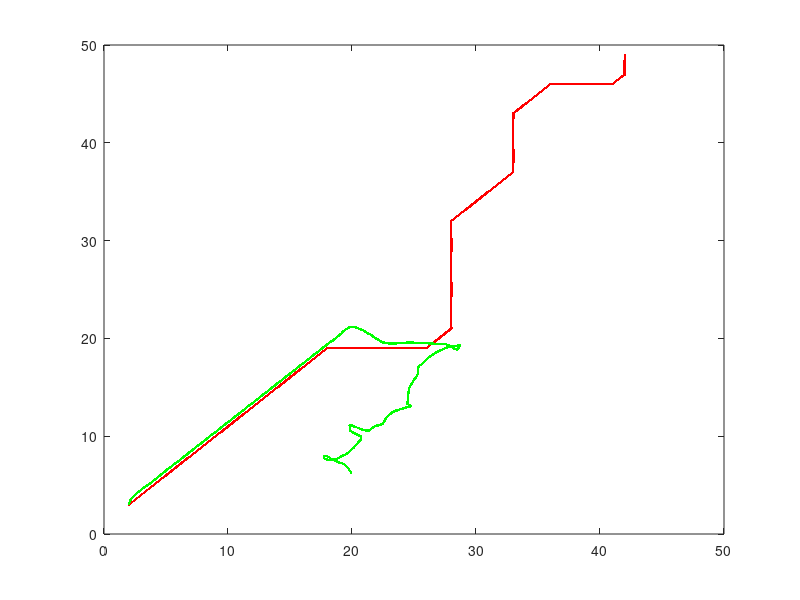

Recreate this plot in MATLAB.
clear all;close all;clc;

kp = 9;
%ki = 0.01;
ki = 0.01;
kd = 30;

v = 1;
dt = 0.1;
L= 2.5;
curp=[2 3 3.14/4+0.5];

% x = 0:0.1:50;
% y = sin(x/5);
% path = [x' y'];
load('test.mat');

pathin=zeros(9,2);

for i=1:59
    k=10*i-9;
    for j=1:9
        pathin(j,1)=path(k,1)+j*(path(k+1,1)-path(k,1))/10;
        pathin(j,2)=path(k,2)+j*(path(k+1,2)-path(k,2))/10;
    end
    path=[path(1:k,:);pathin;path(k+1:end,:)];
end
        

plot(path(:,1),path(:,2),'r.');
hold on;


intergral = 0;
pre_err =0;
for i=1:length(path)
    
    d = path(:,1:2) - curp(1:2);
    dis = d(:,1).^2 + d(:,2).^2;
    [~,ind] = min(dis);                                     %找路径最近点索引
    
    dx = curp(1) - path(ind,1);
    dy = curp(2) - path(ind,2);
    
    e = (sin(curp(3) - atan2(dy,dx)))*sqrt(dx*dx+dy*dy);    %横向偏差作为测量
     
    intergral = intergral + e;
    u = kp*e + ki*intergral + kd*(e - pre_err);             %pid生成控制量，前轮转角
    pre_err = e;

    curp(1) = curp(1) + dt*v*cos(curp(3));
    curp(2) = curp(2) + dt*v*sin(curp(3));  
    curp(3) = curp(3) + dt*v*tan(u)/L;
  
    plot(curp(1),curp(2),'g.');
end

%axis equal;